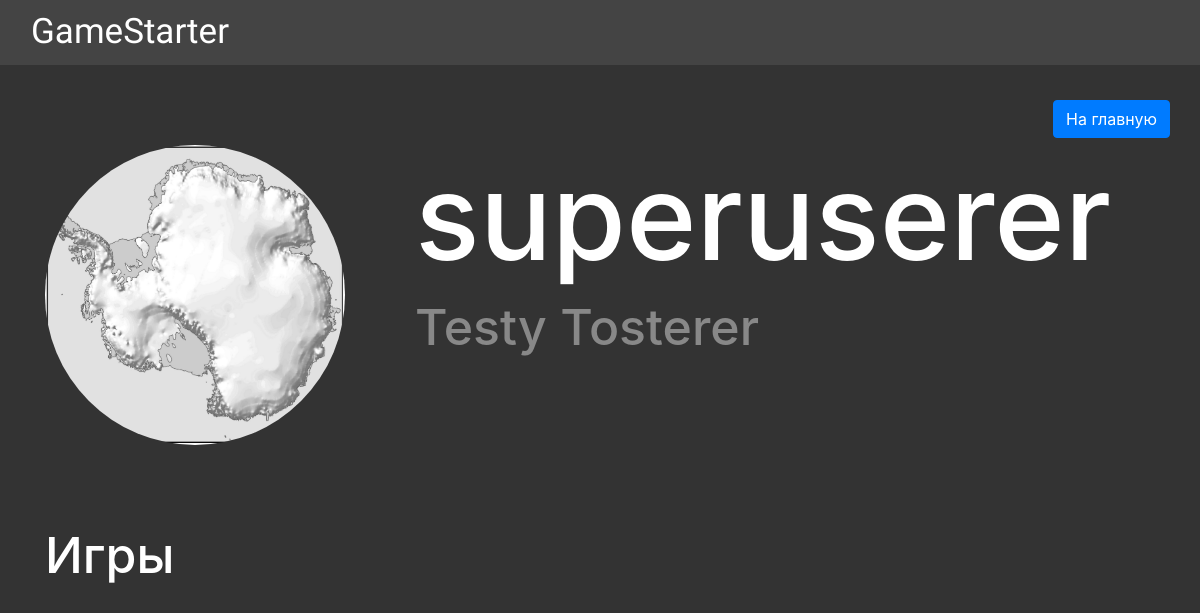
The app's page /profile/superuserer, older data.
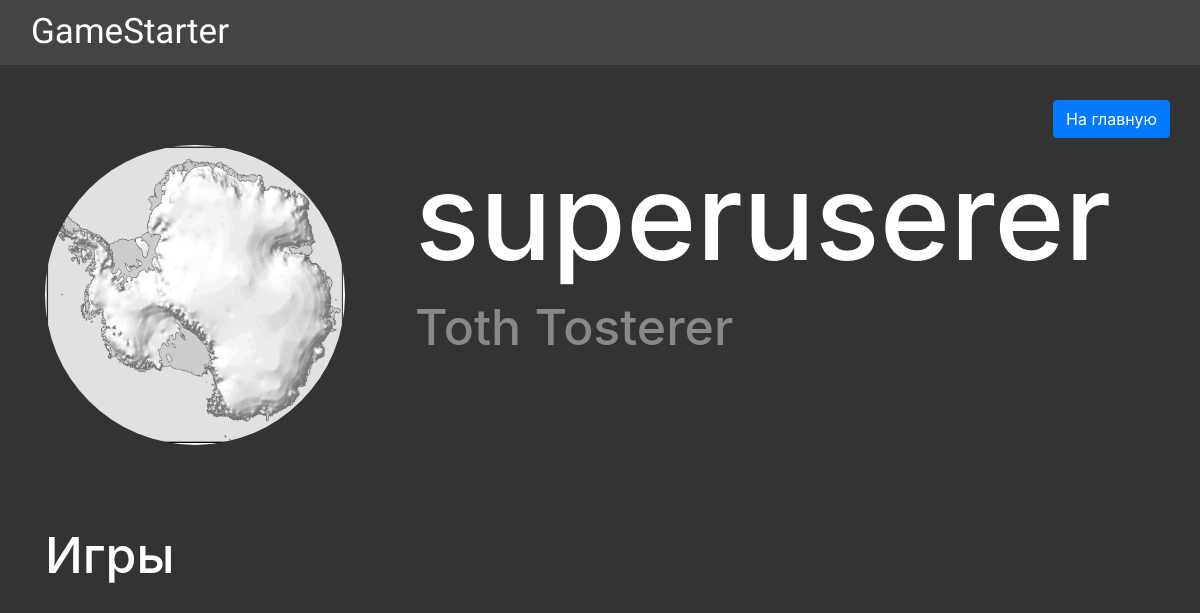
The same page, newer data.
### data/users.py (models this page shows, shortened)
class User(SqlAlchemyBase, SerializerMixin, UserMixin):
    __tablename__ = 'users'
    id = sqlalchemy.Column(sqlalchemy.Integer, primary_key=True, autoincrement=True)
    name = sqlalchemy.Column(sqlalchemy.String, nullable=True)
    nickname = sqlalchemy.Column(sqlalchemy.String, nullable=True)
    role = sqlalchemy.Column(sqlalchemy.Integer, nullable=True)
    favorites = sqlalchemy.Column(sqlalchemy.String, nullable=True)
    email = sqlalchemy.Column(sqlalchemy.String, nullable=True, unique=True)
    hashed_password = sqlalchemy.Column(sqlalchemy.String, nullable=True)
    games_when_collaborate = orm.relationship('Game', backref='collaborator', secondary="association")
    profile_image = sqlalchemy.Column(sqlalchemy.String, default='/static/profile_images/default.png')
    games = orm.relationship("Game", back_populates='user')
    comments = orm.relationship('Comment', back_populates='user')
    games_likes = orm.relationship('Game', overlaps="games_dislikes")
    games_dislikes = orm.relationship('Game', overlaps="games_likes")
    comment_likes = orm.relationship('Comment', overlaps="comments_dislikes")
    comment_dislikes = orm.relationship('Comment', overlaps="comment_likes")

### main.py (the view)
@app.route('/profile/<nickname>')
def profile(nickname: str):
    db_sess = db_session.create_session()
    user = db_sess.query(User).filter(User.nickname == nickname).first()
    return render_template('profile.html', title='Профиль', user=user)

### data/db_session.py (called while the page is built)
def create_session() -> Session:
    global __factory
    return __factory()

### templates/profile.html (shortened to what this page needs)
{% extends "base.html" %}
{% block content%}
{% if not user %}
<div class="buttons">
    <a class="btn btn-primary" href="/" role="button">На главную</a>
</div>
<div class="info"">
        <img src=" /static/profile_images/sad_hamster.jpg" alt="Очень грустная картинка">
    <div class="text">
        <h2>Пользователя с таким никнеймом не существует</h2>
        <h3>Нам очень жаль</h2>
    </div>
</div>
{% else %}
<div class="buttons">
    <a class="btn btn-primary" href="/" role="button">На главную</a>
</div>
<div class="info">
    <img src="{{user.profile_image}}">
    <div class="text">
        <h1>{{user.nickname}}</h1>
        <h2>{{user.name}}</h2>
    </div>
</div>
<div class="games">
    <div class="text">
        {% if user == current_user %}
        <h3>Ваши Игры</h3>
        {% else %}
        <h3>Игры</h3>
        {% endif %}
    </div>
</div>
{% endif %}
{% endblock %}

### templates/base.html (shortened to what this page needs)
<!doctype html>
<html lang="en">
<head>
    <link rel="stylesheet" href="https://stackpath.bootstrapcdn.com/bootstrap/4.4.1/css/bootstrap.min.css"
>
    <link rel="stylesheet" href="/static/css/style.css">
    <link rel="stylesheet" href="/static/css/profile.css">
</head>
<body>
<header>
    <nav class="navbar navbar-expand-lg bg-body-tertiary navbar-dark">
        <div class="container-fluid">
            <a class="navbar-brand" href="/">GameStarter</a>
        </div>
    </nav>
</header>
<main role="main" class="container">
    {% block content %}{% endblock %}
</main>
</body>
</html>

### static/css/style.css (style rules this page uses)
body { background-color: #333; color: white; }
nav { background-color: #444; max-height: 65px; }
.navbar-brand { font-family: "Jersey 15"; font-size: 35px; height: fit-content; width: fit-content; }

### static/css/profile.css (style rules this page uses)
.info img { width: 300px; height: 300px; border-radius: 50%; }
.info { margin-top: 10vh; display: flex; flex-direction: row; justify-content: left; margin-bottom: 10vh; }
.text h1 { font-size: 120px; }
.text h2 { font-size: 50px; color: #888 }
.text h3 { font-size: 50px; }
.info .text { margin-left: 70px; }
.buttons { position: fixed; top: 100px; right: 30px; }

Row changes from the older to the newer data that the page shows:
changed User "superuserer": name "Testy Tosterer" → "Toth Tosterer"
